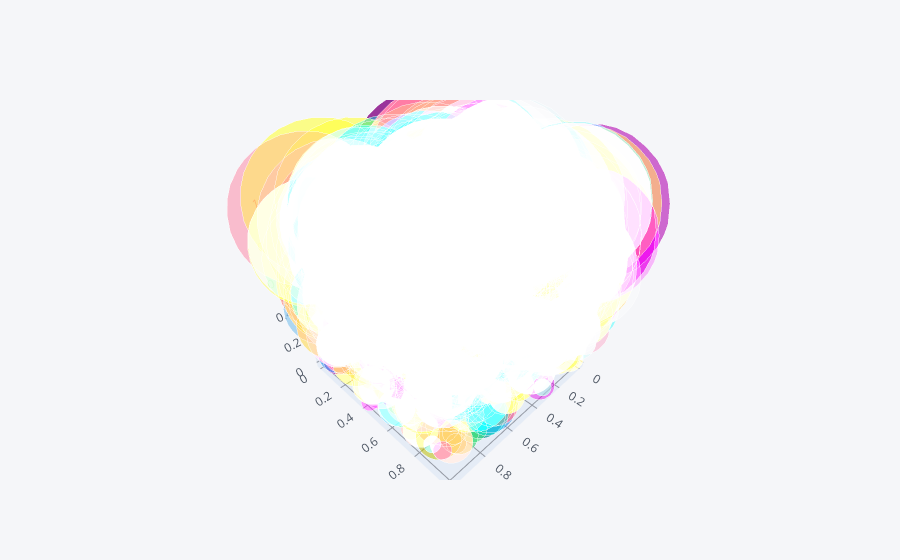

Notebook cell for this chart:
### Code cell
df4.iplot(x='a', y='b', z='c', kind = 'bubble3d', size = 'c')

### Figure 1 — Plotly figure (JSON) as saved in the notebook; plotly's stock layout.template omitted (floating-point values rounded to 4 significant figures; data arrays with more than 128 entries replaced by an {"elided": "..."} marker saying what was removed)
{"data": [{"marker": {"color": {"elided": "1000 str values"}, "opacity": 0.8, "size": {"elided": "1000 int values"}, "symbol": "circle"}, "mode": "markers", "text": {"elided": "1000 str values"}, "type": "scatter3d", "x": {"elided": "1000 float values"}, "y": {"elided": "1000 float values"}, "z": {"elided": "1000 float values"}}], "layout": {"legend": {"bgcolor": "#F5F6F9", "font": {"color": "#4D5663"}}, "paper_bgcolor": "#F5F6F9", "plot_bgcolor": "#F5F6F9", "scene": {"xaxis": {"gridcolor": "#9499A3", "showgrid": true, "tickfont": {"color": "#4D5663"}, "title": {"font": {"color": "#4D5663"}, "text": ""}, "zerolinecolor": "#9499A3"}, "yaxis": {"gridcolor": "#9499A3", "showgrid": true, "tickfont": {"color": "#4D5663"}, "title": {"font": {"color": "#4D5663"}, "text": ""}, "zerolinecolor": "#9499A3"}, "zaxis": {"gridcolor": "#9499A3", "showgrid": true, "tickfont": {"color": "#4D5663"}, "title": {"font": {"color": "#4D5663"}, "text": ""}, "zerolinecolor": "#9499A3"}}, "title": {"font": {"color": "#4D5663"}}}}
